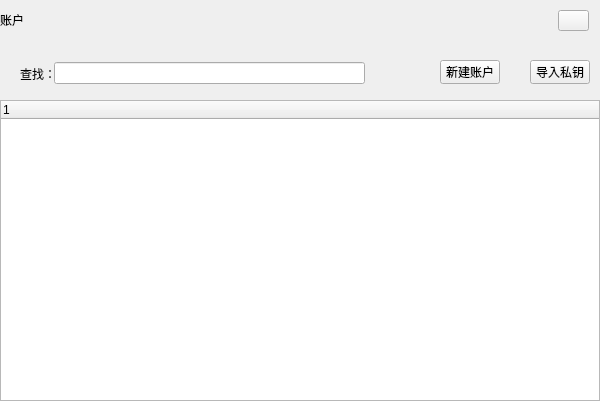
<?xml version="1.0" encoding="UTF-8"?>
<ui version="4.0">
 <class>AccountWidgetHX</class>
 <widget class="QDialog" name="AccountWidgetHX">
  <property name="geometry">
   <rect>
    <x>0</x>
    <y>0</y>
    <width>600</width>
    <height>401</height>
   </rect>
  </property>
  <property name="windowTitle">
   <string>Form</string>
  </property>
  <widget class="QTreeWidget" name="treeWidget">
   <property name="geometry">
    <rect>
     <x>0</x>
     <y>100</y>
     <width>600</width>
     <height>301</height>
    </rect>
   </property>
   <property name="cursor" stdset="0">
    <cursorShape>ArrowCursor</cursorShape>
   </property>
   <column>
    <property name="text">
     <string notr="true"/>
    </property>
   </column>
  </widget>
  <widget class="QLabel" name="title_Label">
   <property name="geometry">
    <rect>
     <x>0</x>
     <y>0</y>
     <width>600</width>
     <height>40</height>
    </rect>
   </property>
   <property name="text">
    <string>账户</string>
   </property>
  </widget>
  <widget class="QLineEdit" name="lineEdit">
   <property name="geometry">
    <rect>
     <x>54</x>
     <y>62</y>
     <width>311</width>
     <height>22</height>
    </rect>
   </property>
  </widget>
  <widget class="QLabel" name="label">
   <property name="geometry">
    <rect>
     <x>20</x>
     <y>66</y>
     <width>36</width>
     <height>16</height>
    </rect>
   </property>
   <property name="text">
    <string>查找：</string>
   </property>
  </widget>
  <widget class="QToolButton" name="importKey">
   <property name="geometry">
    <rect>
     <x>530</x>
     <y>60</y>
     <width>60</width>
     <height>24</height>
    </rect>
   </property>
   <property name="cursor">
    <cursorShape>PointingHandCursor</cursorShape>
   </property>
   <property name="text">
    <string>导入私钥</string>
   </property>
  </widget>
  <widget class="QToolButton" name="newAccount">
   <property name="geometry">
    <rect>
     <x>440</x>
     <y>60</y>
     <width>60</width>
     <height>24</height>
    </rect>
   </property>
   <property name="cursor">
    <cursorShape>PointingHandCursor</cursorShape>
   </property>
   <property name="text">
    <string>新建账户</string>
   </property>
  </widget>
  <widget class="QToolButton" name="closeBtn">
   <property name="geometry">
    <rect>
     <x>558</x>
     <y>10</y>
     <width>31</width>
     <height>21</height>
    </rect>
   </property>
   <property name="cursor">
    <cursorShape>PointingHandCursor</cursorShape>
   </property>
   <property name="text">
    <string/>
   </property>
  </widget>
  <zorder>title_Label</zorder>
  <zorder>lineEdit</zorder>
  <zorder>label</zorder>
  <zorder>importKey</zorder>
  <zorder>newAccount</zorder>
  <zorder>treeWidget</zorder>
  <zorder>closeBtn</zorder>
 </widget>
 <resources/>
 <connections/>
</ui>
